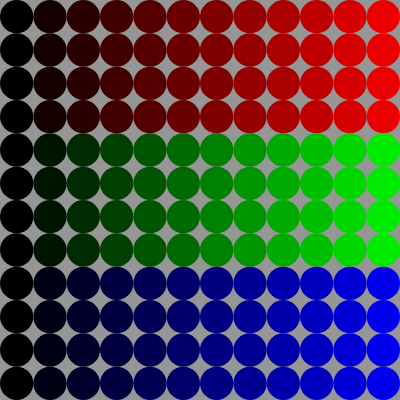
Frame 1 (no input)
Frame 60 (no input): identical to frame 1, image omitted
Frame 120 (the mouse pressed at the canvas centre since frame 60): identical to frame 1, image omitted

The p5.js sketch that drew this single still picture (run headless with seeded random() and noise() and a simulated clock; from frame 60 on, the mouse is pressed at the canvas centre):

// p5.js sketch
// ── sketch.js
function setup() {
    createCanvas(400, 400);
    background(150);

    // numberOfCircles veranderd naar 12 zodat ik 144 cirkels krijg
    let numberOfCircles = 12;
    let circleSize = width/numberOfCircles;
    
    // buitenste loop; deze gaat 10 keer naar beneden
    for(let row = 0; row < numberOfCircles; row++) {
        // binnenste loop; deze tekent 10 cirkels naast elkaar in 1 rij
        for (let col = 0; col < numberOfCircles; col++) {

            // laat de cirkels naast elkaar/onder lekaar komen
            let x = circleSize/2 + col * circleSize;
            let y = circleSize/2 + row * circleSize;

            // met de if-statement geef ik met row aan welke rijen ik wil kleuren
            if(row < 4) {
                let redValue = map(col, 0, 12, 0, 255);
                fill(redValue, 0, 0);    
            } 

            if(row >= 4 && row < 8) {
                let greenValue = map(col, 0, 12, 0, 255);
                fill(0, greenValue, 0);
            }
            
            if(row >= 8 && row < 12) {
                let blueValue = map(col, 0, 12, 0, 255);
                fill(0, 0, blueValue);
            }
            
            
            // met noStroke() geef ik aan dat ik geen randje wil om de cirkels
            noStroke();
            circle(x, y, circleSize);
        }
    }

}

function draw() {
    
}
